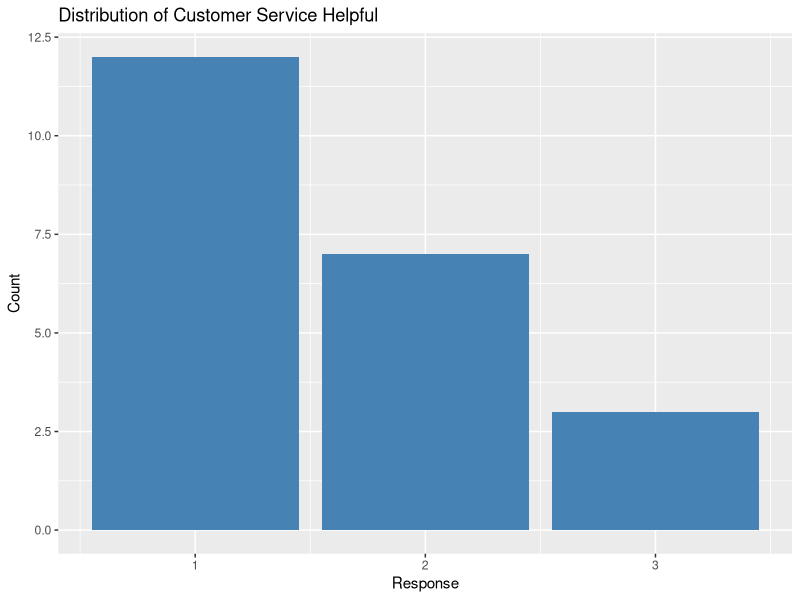
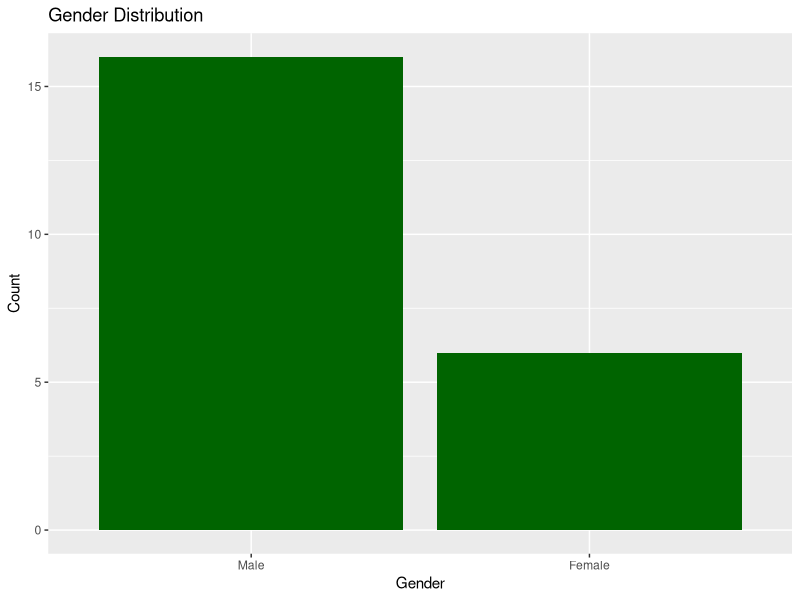
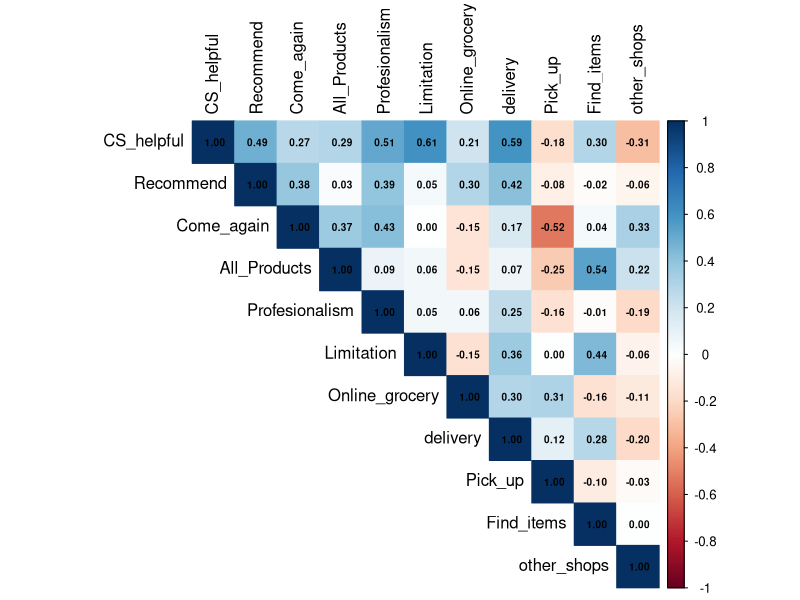
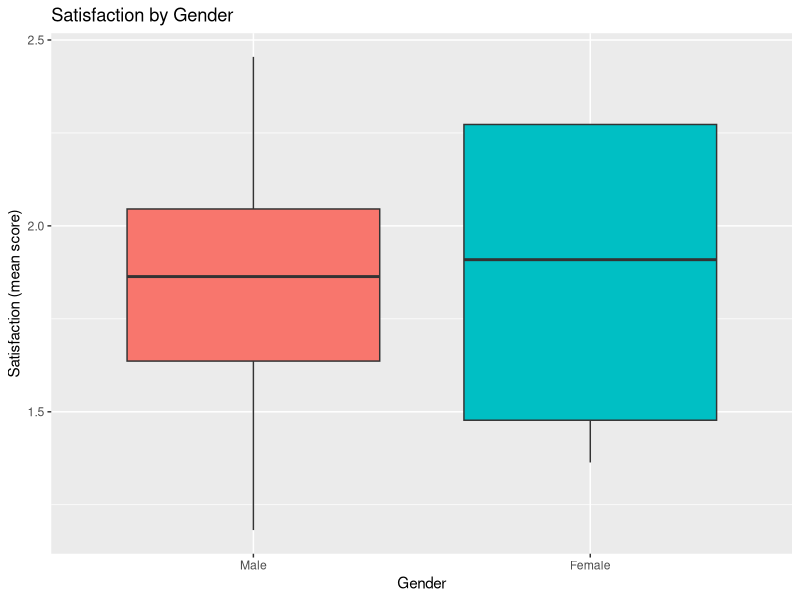

Write R code to recreate these figures, in order.
## ---- chunk 1
knitr::opts_chunk$set(
  echo = TRUE,
  warning = FALSE,
  message = FALSE
)
## ---- chunk 2
library(tidyverse)
library(psych)
library(corrplot)
## ---- chunk 3
data <- read.csv("customer_segmentation.csv")

str(data)
summary(data)
head(data)
## ---- chunk 4
names(data) <- gsub(" ", "", names(data))
names(data)
## ---- chunk 5
data$Gender <- factor(
  data$Gender,
  levels = c(1, 2),
  labels = c("Male", "Female")
)

data$Education <- factor(
  data$Education,
  levels = c(1, 2, 3, 4, 5),
  labels = c("Primary", "Secondary", "HighSchool", "Bachelor", "Postgrad")
)

data$Age <- factor(data$Age, ordered = TRUE)

str(data)
## ---- chunk 6
items <- c(
  "CS_helpful", "Recommend", "Come_again",
  "All_Products", "Profesionalism", "Limitation",
  "Online_grocery", "delivery", "Pick_up",
  "Find_items", "other_shops"
)

descr <- psych::describe(data[, items])
descr
## ---- chunk 7
table(data$Gender)
prop.table(table(data$Gender))

table(data$Education)
prop.table(table(data$Education))

table(data$Age)
prop.table(table(data$Age))
## ---- chunk 8
ggplot(data, aes(x = CS_helpful)) +
  geom_bar(fill = "steelblue") +
  labs(
    title = "Distribution of Customer Service Helpful",
    x = "Response",
    y = "Count"
  )
## ---- chunk 9
ggplot(data, aes(x = Gender)) +
  geom_bar(fill = "darkgreen") +
  labs(
    title = "Gender Distribution",
    x = "Gender",
    y = "Count"
  )
## ---- chunk 10
cor_mat <- cor(data[, items], use = "pairwise.complete.obs")
round(cor_mat, 2)
## ---- chunk 11
corrplot(
  cor_mat,
  method = "color",
  type = "upper",
  tl.col = "black",
  addCoef.col = "black",
  number.cex = 0.6
)
## ---- chunk 12
scale_items <- c(
  "CS_helpful", "Recommend", "Come_again",
  "All_Products", "Profesionalism", "Limitation",
  "Online_grocery", "delivery", "Pick_up",
  "Find_items", "other_shops"
)

alpha_result <- psych::alpha(data[, scale_items])
alpha_result
## ---- chunk 13
data$Satisfaction_Total <- rowMeans(data[, scale_items], na.rm = TRUE)
summary(data$Satisfaction_Total)
## ---- chunk 14
data %>%
  group_by(Gender) %>%
  summarise(
    n = n(),
    mean_satisfaction = mean(Satisfaction_Total, na.rm = TRUE),
    sd_satisfaction = sd(Satisfaction_Total, na.rm = TRUE)
  )
## ---- chunk 15
data %>%
  group_by(Education) %>%
  summarise(
    n = n(),
    mean_satisfaction = mean(Satisfaction_Total, na.rm = TRUE),
    sd_satisfaction = sd(Satisfaction_Total, na.rm = TRUE)
  )
## ---- chunk 16
ggplot(data, aes(x = Gender, y = Satisfaction_Total, fill = Gender)) +
  geom_boxplot() +
  labs(
    title = "Satisfaction by Gender",
    x = "Gender",
    y = "Satisfaction (mean score)"
  ) +
  theme(legend.position = "none")
## ---- chunk 17
write.csv(data, "customer_segmentation_processed.csv", row.names = FALSE)
